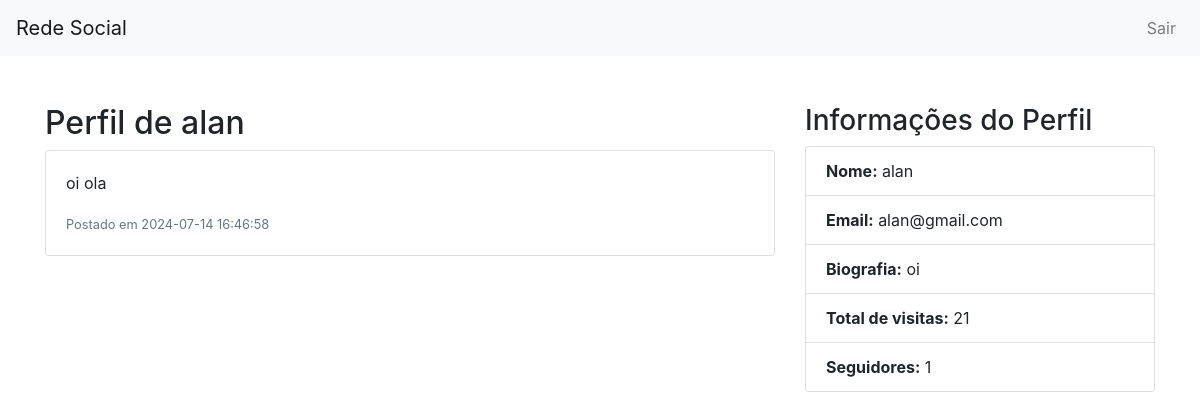
Page /front/perfil.php?usuario_id=1 (signed in) on the earlier database version.
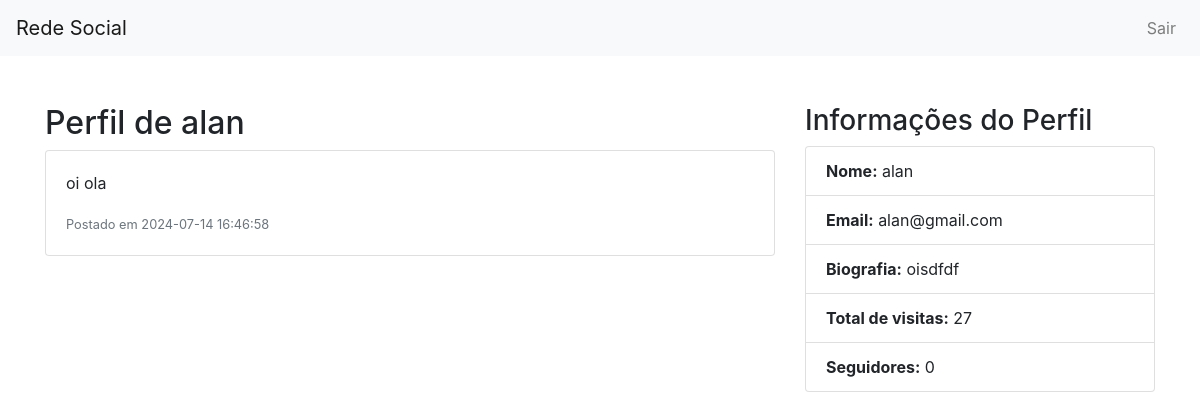
Same page on the later database version.
### tables this page shows
CREATE TABLE usuarios (
    id INTEGER PRIMARY KEY AUTOINCREMENT,
    nome TEXT NOT NULL,
    email TEXT NOT NULL UNIQUE,
    senha TEXT NOT NULL,
    biografia TEXT,
    seguidores INTEGER DEFAULT 0
);

### back/perfilService.php (called while the page is built, shortened)
<?php
function obterPerfil($db, $usuario_id)
{
    $stmt = $db->prepare('SELECT * FROM usuarios WHERE id = :usuario_id');
    $stmt->bindValue(':usuario_id', $usuario_id, SQLITE3_INTEGER);
    $result = $stmt->execute();
    return $result->fetchArray(SQLITE3_ASSOC);
}
function obterPostagensPerfil($db, $usuario_id)
{
    $stmt = $db->prepare('SELECT posts.id, posts.conteudo, posts.data_criacao FROM posts WHERE usuario_id = :usuario_id ORDER BY posts.data_criacao DESC');
    $stmt->bindValue(':usuario_id', $usuario_id, SQLITE3_INTEGER);
    $result = $stmt->execute();
    $postagens = [];
    while ($row = $result->fetchArray(SQLITE3_ASSOC)) {
        $postagens[] = $row;
    }
    return $postagens;
}
function obterNumeroVisitas($db, $perfil_id)
{
    $stmt = $db->prepare('SELECT COUNT(*) as total_visitas FROM visitas_perfil WHERE perfil_id = :perfil_id');
    $stmt->bindValue(':perfil_id', $perfil_id, SQLITE3_INTEGER);
    $result = $stmt->execute();
    $visitas = $result->fetchArray(SQLITE3_ASSOC);
    return $visitas['total_visitas'];
}
function obterNumeroSeguidores($db, $perfil_id)
{
    $stmt = $db->prepare('SELECT COUNT(*) as total_seguidores FROM seguidores WHERE seguido_id = :perfil_id');
    $stmt->bindValue(':perfil_id', $perfil_id, SQLITE3_INTEGER);
    $result = $stmt->execute();
    $seguidores = $result->fetchArray(SQLITE3_ASSOC);
    return $seguidores['total_seguidores'];
}

### front/perfil.php (the view, shortened to what this page needs)
<?php
require '../back/config.php';
$usuario_id = $_GET['usuario_id'];
require '../back/perfilService.php';
$num_visitas = obterNumeroVisitas($db, $usuario_id);
$numero_seguidores = obterNumeroSeguidores($db, $usuario_id);
$perfil = obterPerfil($db, $usuario_id);
$postagens = obterPostagensPerfil($db, $usuario_id);
?>
<!DOCTYPE html>
<html lang="en">
<head>
    <link href="https://stackpath.bootstrapcdn.com/bootstrap/4.5.2/css/bootstrap.min.css" rel="stylesheet">
</head>
<body>
    <nav class="navbar navbar-expand-lg navbar-light bg-light">
        <a class="navbar-brand" href="#">Rede Social</a>
        <div class="collapse navbar-collapse" id="navbarNav">
            <ul class="navbar-nav ml-auto">
                <li class="nav-item">
                    <a class="nav-link" href="../back/logout.php">Sair</a>
                </li>
            </ul>
        </div>
    </nav>
    <div class="container mt-5">
        <div class="row">
            <div class="col-md-8">
                <h2>Perfil de <?php echo isset($perfil['nome']) ? htmlspecialchars($perfil['nome']) : ''; ?></h2>
                <?php foreach ($postagens as $postagem) { ?>
                    <div class="card mb-3">
                        <div class="card-body">
                            <p class="card-text"><?php echo isset($postagem['conteudo']) ? htmlspecialchars($postagem['conteudo']) : ''; ?></p>
                            <p class="card-text">
                                <small class="text-muted">Postado em <?php echo isset($postagem['data_criacao']) ? $postagem['data_criacao'] : ''; ?></small>
                            </p>
                        </div>
                    </div>
                <?php } ?>
            </div>
            <div class="col-md-4">
                <h3>Informações do Perfil</h3>
                <ul class="list-group">
                    <li class="list-group-item"><strong>Nome:</strong> <?php echo isset($perfil['nome']) ? htmlspecialchars($perfil['nome']) : ''; ?></li>
                    <li class="list-group-item"><strong>Email:</strong> <?php echo isset($perfil['email']) ? htmlspecialchars($perfil['email']) : ''; ?></li>
                    <li class="list-group-item"><strong>Biografia:</strong> <?php echo isset($perfil['biografia']) ? htmlspecialchars($perfil['biografia']) : ''; ?></li>
                    <li class="list-group-item"><strong>Total de visitas:</strong> <?php echo $num_visitas; ?></li>
                    <li class="list-group-item"><strong>Seguidores:</strong> <?php echo $numero_seguidores; ?></li>
                </ul>
            </div>
        </div>
    </div>
</body>
</html>

Differences in the rows shown:
changed usuarios "alan": biografia "oi" → "oisdfdf"
Other differences:
$num_visitas: "21" → "27"
$numero_seguidores: "1" → "0"
